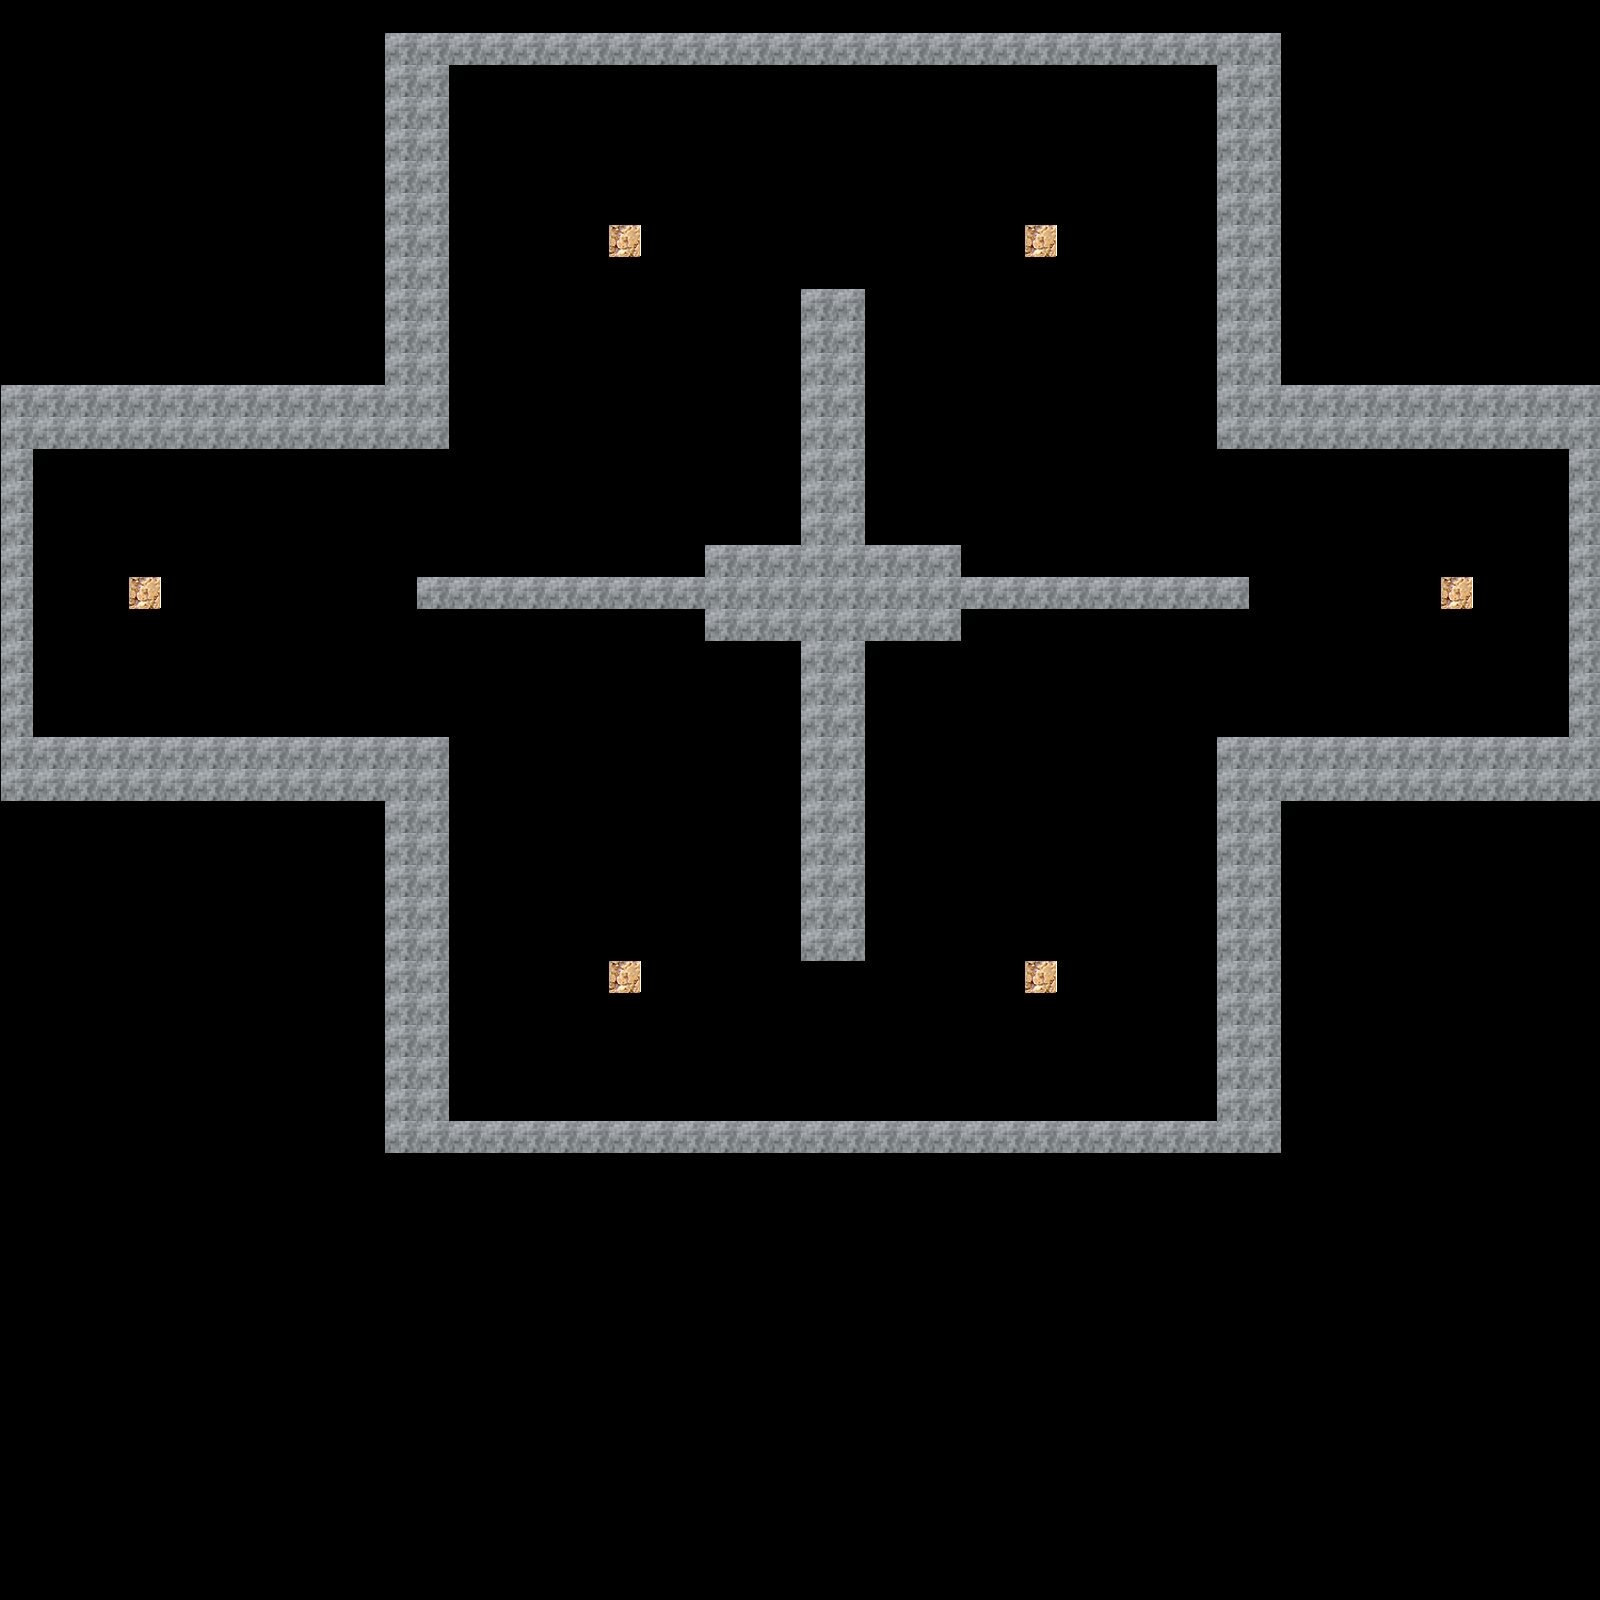

Rendered tile map (Tiled .tmx) drawn with the repository's tilesets; below, a short description and the map source with its tile grids summarised:
An orthogonal 50x50 tile map with 32x32 px tiles, 1 tile layer (Kachelebene 1) and 24 objects (6x goal, player).

<map version="1.0" orientation="orthogonal" width="50" height="50" tilewidth="32" tileheight="32">
 <properties>
  <property name="colors" value="3" />
  <property name="groupsize" value="2" />
 </properties>
 <tileset firstgid="1" name="tiles" tilewidth="32" tileheight="32" spacing="1" margin="1">
  <tileoffset x="1" y="1" />
  <image source="tiles.png" width="256" height="256" />
  <tile id="8">
   <properties>
    <property name="Feld" value="rot" />
   </properties>
  </tile>
 </tileset>
 <layer name="Kachelebene 1" width="50" height="50">
  <data>[2500 cells, 342 non-empty, 2 distinct tile ids]</data>
 </layer>
 <objectgroup name="Objektebene 1" width="50" height="50">
  <object x="416" y="64" width="32" height="384" />
  <object x="416" y="32" width="800" height="32" />
  <object x="1216" y="32" width="32" height="416" />
  <object x="448" y="1120" width="768" height="32" />
  <object name="goal" x="608" y="224" width="32" height="32" />
  <object name="goal" x="1024" y="224" width="32" height="32" />
  <object name="goal" x="608" y="960" width="32" height="32" />
  <object name="goal" x="1024" y="960" width="32" height="32" />
  <object name="player" x="736" y="736" width="32" height="32">
   <ellipse />
  </object>
  <object x="800" y="288" width="64" height="256" />
  <object x="1216" y="736" width="32" height="416" />
  <object x="1568" y="416" width="32" height="352" />
  <object x="1248" y="736" width="320" height="32" />
  <object x="1248" y="416" width="320" height="32" />
  <object x="0" y="416" width="416" height="32" />
  <object x="0" y="448" width="32" height="320" />
  <object x="32" y="736" width="416" height="32" />
  <object x="416" y="768" width="32" height="384" />
  <object name="goal" x="128" y="576" width="32" height="32" />
  <object name="goal" x="1440" y="576" width="32" height="32" />
  <object x="416" y="576" width="288" height="32" />
  <object x="960" y="576" width="288" height="32" />
  <object x="704" y="544" width="256" height="96" />
  <object x="800" y="640" width="64" height="320" />
 </objectgroup>
</map>
